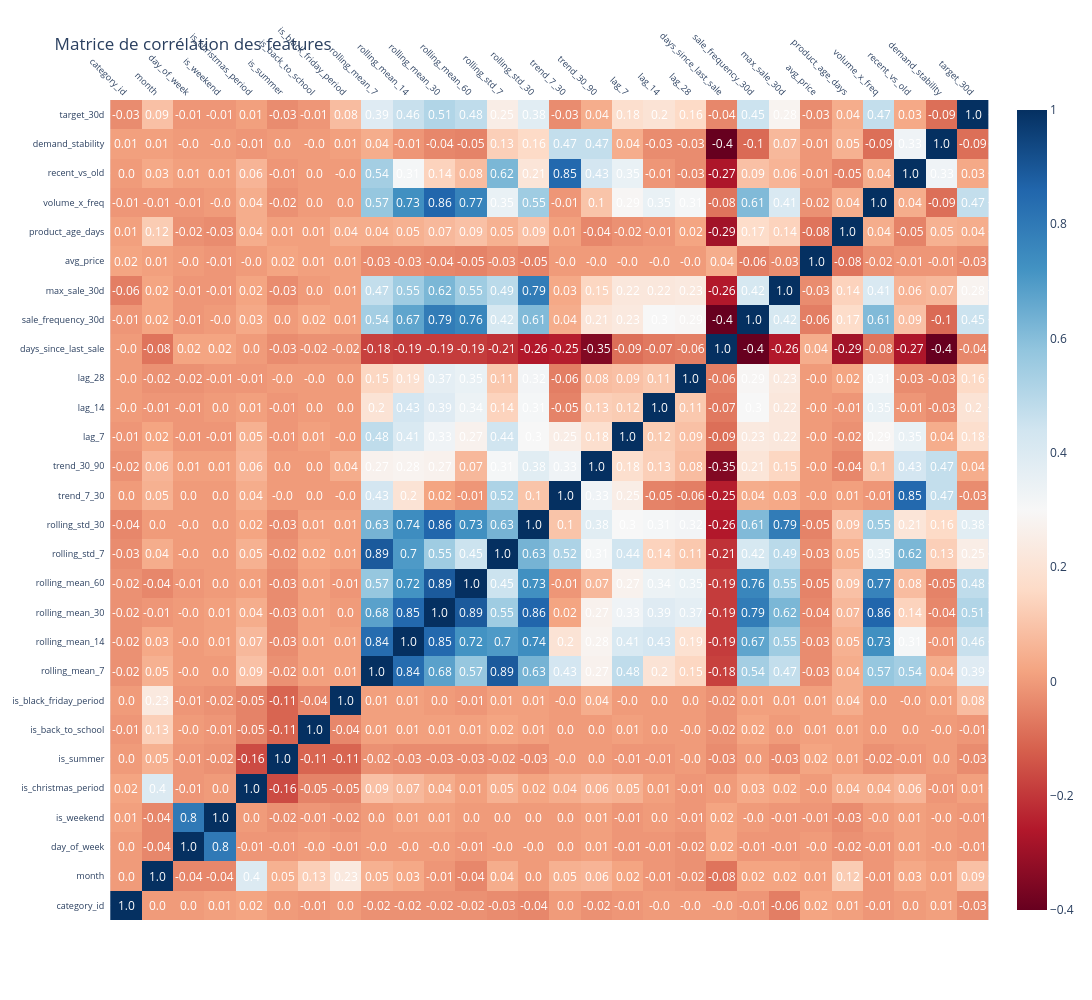

The notebook cell saved with this chart:
### Code cell
# ══════════════════════════════════════════════
# MATRICE DE CORRÉLATION DES FEATURES
# ══════════════════════════════════════════════
import plotly.figure_factory as ff

# Calculer la corrélation sur le dataset agrégé (sans les zéros)
corr_cols = feature_cols + ["target_30d"]
corr_matrix = df_agg[corr_cols].corr()

# Plotly heatmap
fig = ff.create_annotated_heatmap(
    z=corr_matrix.values.round(2),
    x=corr_cols,
    y=corr_cols,
    colorscale="RdBu_r",
    showscale=True,
    reversescale=True,
)

fig.update_layout(
    title="Matrice de corrélation des features",
    width=1200,
    height=1000,
    xaxis=dict(tickangle=45, tickfont=dict(size=9)),
    yaxis=dict(tickfont=dict(size=9)),
)

fig.write_html("correlation_matrix.html")
fig.show()

# Corrélation avec le target (trié)
print("\n  Corrélation avec target_30d :")
target_corr = corr_matrix["target_30d"].drop("target_30d").sort_values(ascending=False)
for feat, corr in target_corr.items():
    bar = "█" * int(abs(corr) * 40)
    sign = "+" if corr > 0 else "-"
    print(f"    {feat:25s} {sign}{abs(corr):.3f}  {bar}")

# Détecter les features très corrélées entre elles (>0.9)
print(f"\n  Features fortement corrélées entre elles (>0.9) :")
import itertools
high_corr = []
for f1, f2 in itertools.combinations(feature_cols, 2):
    c = abs(corr_matrix.loc[f1, f2])
    if c > 0.9:
        high_corr.append((f1, f2, c))
        print(f"    {f1:25s} ↔ {f2:25s} : {c:.3f}")

if not high_corr:
    print(f"    Aucune — pas de multicolinéarité excessive")
else:
    print(f"\n    → {len(high_corr)} paires fortement corrélées.")
    print(f"    Pour XGBoost ce n'est PAS un problème (contrairement à la régression linéaire).")
    print(f"    L'arbre choisit simplement la meilleure des deux, il n'est pas perturbé.")
